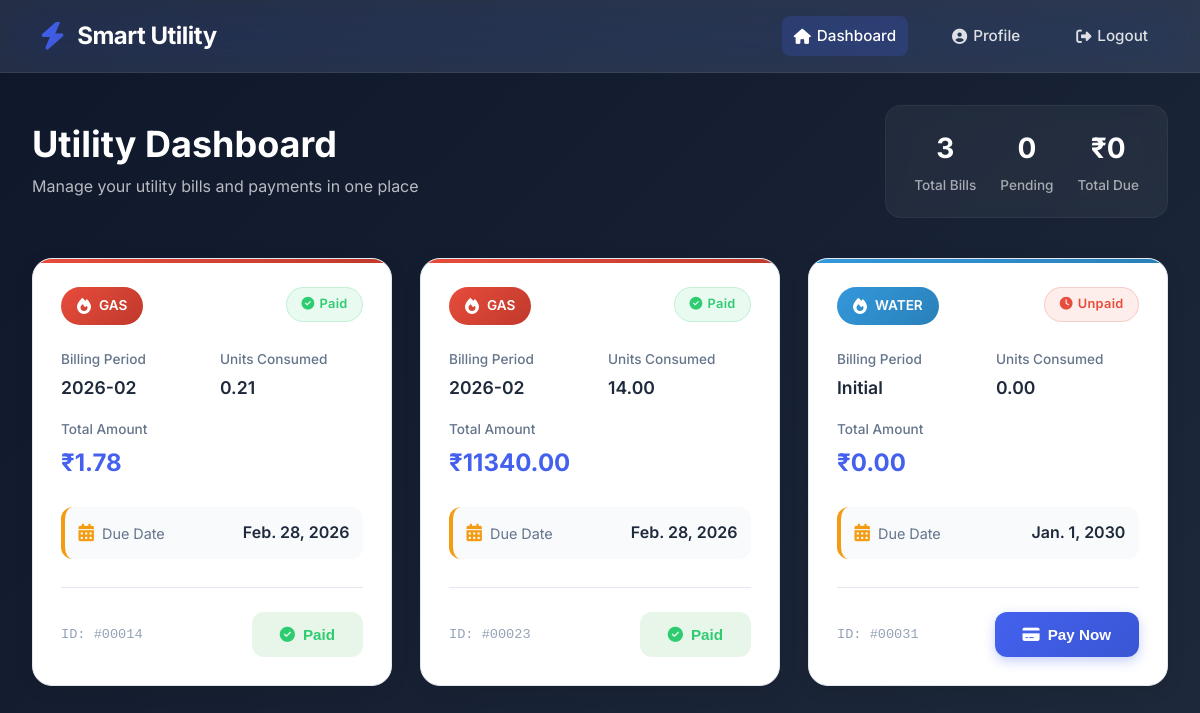
The page /consumer/bills/ (signed in) on the database its author committed.
### app/models.py (models this page shows, shortened)
class Bill(models.Model):
    CONNECTION_CHOICES = (
        ('ELECTRICITY', 'Electricity'),
        ('WATER', 'Water'),
        ('GAS', 'Gas'),
    )
    customer = models.ForeignKey(
        Customer,
        on_delete=models.CASCADE,
        related_name='bills'
    )
    connection_type = models.CharField(
        max_length=20,
        choices=CONNECTION_CHOICES
    )
    month = models.CharField(max_length=20)
    units_consumed = models.DecimalField(max_digits=10, decimal_places=2)
    rate_per_unit = models.DecimalField(max_digits=10, decimal_places=2)
    total_amount = models.DecimalField(max_digits=10, decimal_places=2)
    is_paid = models.BooleanField(default=False)
    bill_date = models.DateField(auto_now_add=True)
    due_date = models.DateField()
    razorpay_order_id = models.CharField(max_length=200, null=True, blank=True)
    generated_by = models.ForeignKey(
        Staff,
        on_delete=models.SET_NULL,
        null=True,
        blank=True,
        related_name='generated_bills'
    )
    created_at = models.DateTimeField(auto_now_add=True)

### app/views.py (the view)
# urls.py: path('consumer/bills/', views.bills, name='bills'),
def bills(request):
    customer = Customer.objects.get(user=request.user)
    bills = Bill.objects.filter(
        customer=customer
    ).order_by('-bill_date')
    context = {
        'bills': bills
    }
    return render(request, 'consumer/bill.html', context)

### app/templates/consumer/bill.html (shortened to what this page needs)
{% load static %}
<!DOCTYPE html>
<html lang="en">
<head>
    <link rel="stylesheet" href="https://cdnjs.cloudflare.com/ajax/libs/font-awesome/6.4.0/css/all.min.css">
</head>
<body>
<nav class="navbar">
    <div class="navbar-brand">
        <i class="fas fa-bolt"></i>
        <h1>Smart Utility</h1>
    </div>
    <div class="navbar-nav">
        <a href="#" class="nav-link active">
            <i class="fas fa-home"></i>
            <span>Dashboard</span>
        </a>
        <a href="#" class="nav-link">
            <i class="fas fa-user-circle"></i>
            <span>Profile</span>
        </a>
        <a href="{% url 'customer_login' %}" class="nav-link">
            <i class="fas fa-sign-out-alt"></i>
            <span>Logout</span>
        </a>
    </div>
</nav>
<main class="container">
    <header class="dashboard-header">
        <div>
            <h1 class="page-title">Utility Dashboard</h1>
            <p class="page-subtitle">Manage your utility bills and payments in one place</p>
        </div>
        <div class="stats-summary">
            <div class="stat-item">
                <span class="stat-value">{{ bills|length }}</span>
                <span class="stat-label">Total Bills</span>
            </div>
            <div class="stat-item">
                <span class="stat-value">{{ unpaid_count|default:"0" }}</span>
                <span class="stat-label">Pending</span>
            </div>
            <div class="stat-item">
                <span class="stat-value">₹{{ total_amount|default:"0" }}</span>
                <span class="stat-label">Total Due</span>
            </div>
        </div>
    </header>
    {% if bills %}
    <div class="bill-grid">
        {% for bill in bills %}
        <div class="bill-card {{ bill.connection_type|lower }}" style="--i: {{ forloop.counter0 }}">
            <div class="bill-header">
                <div class="utility-badge {{ bill.connection_type|lower }}">
                    <i class="fas fa-{% if bill.connection_type == 'Electricity' %}bolt{% elif bill.connection_type == 'Water' %}tint{% else %}fire{% endif %}"></i>
                    {{ bill.connection_type }}
                </div>
                <span class="status-badge {% if bill.is_paid %}paid{% else %}unpaid{% endif %}">
                    <i class="fas fa-{% if bill.is_paid %}check-circle{% else %}clock{% endif %}"></i>
                    {% if bill.is_paid %}Paid{% else %}Unpaid{% endif %}
                </span>
            </div>
            <div class="bill-body">
                <div class="bill-info">
                    <div class="info-item">
                        <span class="info-label">Billing Period</span>
                        <span class="info-value">{{ bill.month }}</span>
                    </div>
                    <div class="info-item">
                        <span class="info-label">Units Consumed</span>
                        <span class="info-value">{{ bill.units_consumed }}</span>
                    </div>
                    <div class="info-item">
                        <span class="info-label">Total Amount</span>
                        <span class="info-value amount">₹{{ bill.total_amount }}</span>
                    </div>
                </div>
                <div class="due-date">
                    <i class="fas fa-calendar-alt"></i>
                    <span class="due-date-text">Due Date</span>
                    <span class="due-date-value">{{ bill.due_date }}</span>
                </div>
            </div>
            <div class="bill-footer">
                <span class="bill-id">ID: #{{ forloop.counter|stringformat:"04d" }}{{ bill.id }}</span>
                {% if not bill.is_paid %}
                <button
                        class="pay-btn"
                        onclick="payBill('{{ bill.id }}', '{{ bill.total_amount }}')">
                        <i class="fas fa-credit-card"></i>
                                        Pay Now
                </button>
                {% else %}
                <button class="pay-btn paid" disabled>
                    <i class="fas fa-check-circle"></i>
                    Paid
                </button>
                {% endif %}
            </div>
        </div>
        {% endfor %}
    </div>
    {% endif %}
</main>
</body>
</html>

### rows shown on the page
Bill: connection_type "GAS", is_paid True (drawn), month "2026-02", units_consumed "0.21", total_amount "1.78", due_date "Feb. 28, 2026", id "4"
Bill: connection_type "GAS", is_paid True (drawn), month "2026-02", units_consumed "14.00", total_amount "11340.00", due_date "Feb. 28, 2026", id "3"
Bill: connection_type "WATER", is_paid False (drawn), month "Initial", units_consumed "0.00", total_amount "0.00", due_date "Jan. 1, 2030", id "1"

### other values the page prints
{{ bills|length }} "3"
{{ unpaid_count|default:"0" }} "0"
{{ total_amount|default:"0" }} "0"
